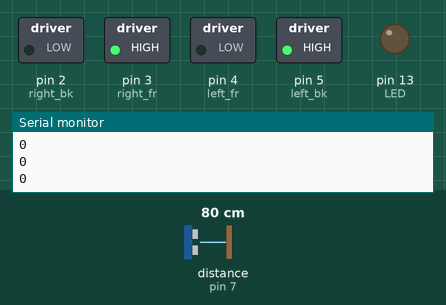
Simulated run of this sketch. Board: Arduino Uno, built with avr-gcc and run on an emulated ATmega328P. Shown: switched loads named in the sketch (green lamp = pin HIGH), output pins drawn as LEDs (lit = HIGH), the last lines printed to the serial monitor. The test bench sets the inputs (shaded band); at power-on: distance to the obstacle (sensor on pin 7) 80 cm. The echo pulse lasts 58.3 µs per cm.

Above: at 1.2 s.
1.3 s: distance to the obstacle (sensor on pin 7) set to 34 cm
4.3 s: distance to the obstacle (sensor on pin 7) set to 28 cm
At 4.8 s:
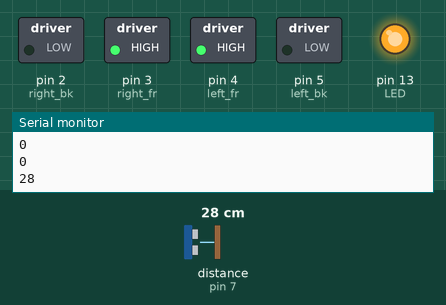
5.8 s: distance to the obstacle (sensor on pin 7) set to 35 cm
At 6.6 s:
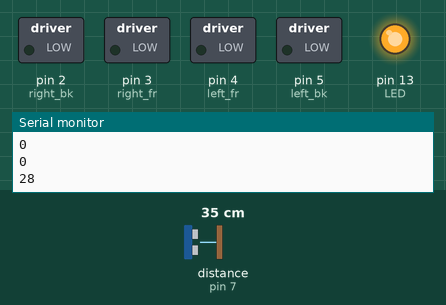
8.8 s: distance to the obstacle (sensor on pin 7) set to 2 cm
At 9.6 s:
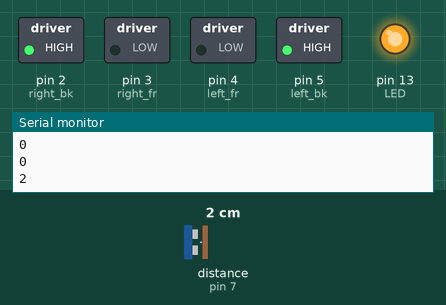
10.3 s: distance to the obstacle (sensor on pin 7) set to 16 cm
11.8 s: distance to the obstacle (sensor on pin 7) set to 19 cm
At 12.8 s:
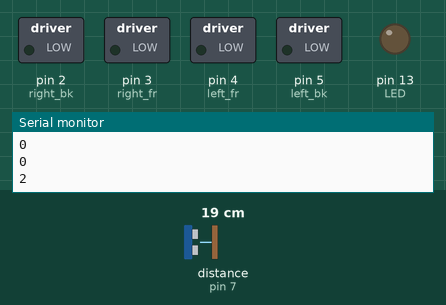
Timing chart, 0 to 14.3 s (numbered marks = the images above; inputs shaded):
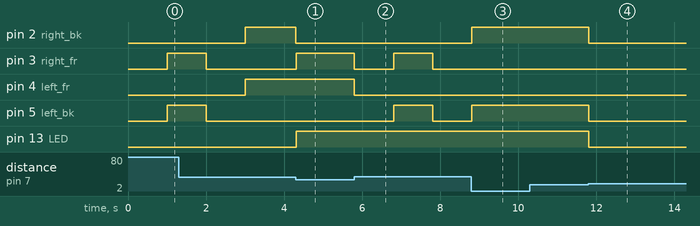

The sketch:

RoboTracker.io.ino
```cpp
#include <NewPing.h>
#include <SoftwareSerial.h>

#define TRIG_PIN 8
#define ECHO_PIN 7
#define CONST_DISTANCE 20
#define MAX_DISTANCE 30
#define light A0
#define LED 13

int Lvalue  = analogRead(light);
int mVolt = map(Lvalue,0,1023,0,5000);
float volt = (double)mVolt/1000;

int right_fr = 3;
int right_bk = 2;
int left_fr = 4;
int left_bk = 5;

NewPing sonar(TRIG_PIN,ECHO_PIN,MAX_DISTANCE);

int dist = 0;
int standby = 0;

void moveForward(){
  digitalWrite(right_fr,HIGH);
  digitalWrite(right_bk,LOW);
  digitalWrite(left_fr,HIGH);
  digitalWrite(left_bk,LOW);
}

void moveBackward(){
  digitalWrite(right_fr,LOW);
  digitalWrite(right_bk,HIGH);
  digitalWrite(left_fr,LOW);
  digitalWrite(left_bk,HIGH);
}

void moveRight(){
  digitalWrite(right_fr,LOW);
  digitalWrite(right_bk,HIGH);
  digitalWrite(left_fr,HIGH);
  digitalWrite(left_bk,LOW);
}

void moveLeft(){
  digitalWrite(right_fr,HIGH);
  digitalWrite(right_bk,LOW);
  digitalWrite(left_fr,LOW);
  digitalWrite(left_bk,HIGH);
}

void moveStop(){
  digitalWrite(right_fr,LOW);
  digitalWrite(right_bk,LOW);
  digitalWrite(left_fr,LOW);
  digitalWrite(left_bk,LOW);
}
////////////////////////////////////
SoftwareSerial hc06(9,10);

int scan(){
  return (sonar.ping_cm());
}

void setup() {

if (volt<1)
    digitalWrite(LED, HIGH);

  Serial.begin(9600);
  Serial.println("ENTER AT Commands:");
  hc06.begin(9600);
  if (hc06.available())
    Serial.write(hc06.read());
  if (Serial.available())
    hc06.write(Serial.read());
    ///////////////////
  pinMode(right_fr,OUTPUT);
  pinMode(right_bk,OUTPUT);
  pinMode(left_fr,OUTPUT);
  pinMode(left_bk,OUTPUT);
  digitalWrite(right_fr,LOW);
  digitalWrite(right_bk,LOW);
  digitalWrite(left_fr,LOW);
  digitalWrite(left_bk,LOW);

  pinMode(LED_BUILTIN,OUTPUT);
  digitalWrite(LED_BUILTIN,LOW);

}

void loop() {

  dist = scan();
  if ((dist != 0) && ((dist > CONST_DISTANCE+2) || (dist < CONST_DISTANCE-2)))
  {
    digitalWrite(LED_BUILTIN,HIGH);
    standby = 0;
    if ((dist !=0) && (dist > CONST_DISTANCE))
    {
      moveForward();
    }
    if ((dist !=0) && (dist < CONST_DISTANCE))
    {
      moveBackward();
    }
  }
  else if (dist !=0)
  {
    moveStop();
    digitalWrite(LED_BUILTIN,LOW);
    standby = 0;
  }
  else
  {
    moveStop();
    if (standby == 0)
    {
      if (dist == 0)
      delay(1000);
      unsigned long initial_time = millis();
      unsigned long current_time = initial_time;
      while((current_time - initial_time < 1000) && (dist == 0))
      {
        moveLeft();
        current_time = millis();
        dist = scan();
        Serial.println(dist);
      }
      moveStop();
      if (dist == 0)
      delay(1000);
      initial_time = millis();
      current_time = initial_time;
      while((current_time - initial_time < 2000) && (dist == 0))
      {
        moveRight();
        current_time = millis();
        dist = scan();
        Serial.println(dist);
      }
      moveStop();
      if (dist == 0)
      delay(1000);
      initial_time = millis();
      current_time = initial_time;
      while((current_time - initial_time < 1000) && (dist == 0))
      {
        moveLeft();
        current_time = millis();
        dist = scan();
        Serial.println(dist);
      }
      moveStop();
    }
    if (dist == 0)
    {
      moveStop();
      standby = 1;
      dist = scan();
      digitalWrite(LED_BUILTIN,HIGH);
      delay(1000);
      digitalWrite(LED_BUILTIN,LOW);
      delay(1000);
    }
  }
}
```

Measured:
- the behaviour switches between 31 and 30 cm on distance to the obstacle (sensor on pin 7) (found by bisection; images 0 and 1)
- the behaviour switches between 17 and 18 cm on distance to the obstacle (sensor on pin 7) (found by bisection; images 3 and 4)
- after the input at 4.3 s, pin 2 (right_bk): HIGH → LOW after 0.00 s instead of 0.71 s; pin 3 (right_fr), pin 13 (LED): LOW → HIGH at once; pin 4 (left_fr): stays HIGH (without the input it goes to LOW after 0.71 s)
- after the input at 5.8 s, pin 3 (right_fr): HIGH → LOW at once, → HIGH 1.0 s later, → LOW 1.0 s later; pin 4 (left_fr): HIGH → LOW at once; pin 5 (left_bk): LOW → HIGH after 1.0 s, → LOW 1.0 s later
- after the input at 8.8 s, pin 4 (left_fr): stays LOW (without the input it goes to HIGH after 0.01 s); pin 5 (left_bk): LOW → HIGH at once
- after the input at 10.3 s, every drawn part: stays the same
- after the input at 11.8 s, pin 2 (right_bk), pin 5 (left_bk), pin 13 (LED): HIGH → LOW at once
